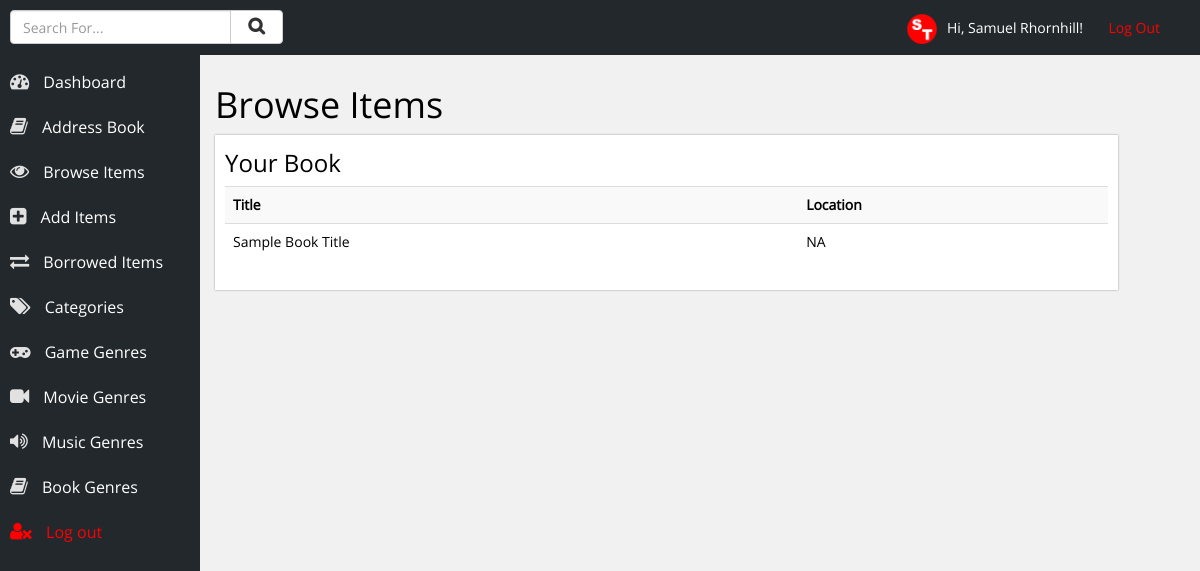
Screenshot of /items.php?category=7 (signed in) with the database file from the repository.
### tables this page shows
CREATE TABLE IF NOT EXISTS `users` (
  `id` int(10) NOT NULL AUTO_INCREMENT,
  `username` varchar(20) NOT NULL,
  `name` varchar(50) NOT NULL,
  `password` varchar(12) NOT NULL,
  PRIMARY KEY (`id`)
);

CREATE TABLE IF NOT EXISTS `categories` (
  `id` int(11) NOT NULL AUTO_INCREMENT,
  `category` varchar(150) NOT NULL,
  PRIMARY KEY (`id`)
);

CREATE TABLE IF NOT EXISTS `items` (
  `id` int(25) NOT NULL AUTO_INCREMENT,
  `item_name` varchar(200) NOT NULL,
  `item_category` int(3) NOT NULL,
  `genre` varchar(50) NOT NULL,
  `type` varchar(50) NOT NULL,
  `album` varchar(100) NOT NULL,
  `track` int(3) NOT NULL,
  `artist` varchar(100) NOT NULL,
  `location` varchar(100) NOT NULL,
  `borrowed` int(1) NOT NULL,
  `author` varchar(100) NOT NULL,
  `isbn` varchar(30) NOT NULL,
  PRIMARY KEY (`id`)
);

### inc/account-info.php (called while the page is built, shortened)
<?php
	$loggedIn = $_SESSION['username'];
	$result = mysqli_query($con, "SELECT * FROM users WHERE username = '$loggedIn'");
	while ($row = mysqli_fetch_array($result)) {
		$name = $row['name'];
	}
?>

### inc/results/show-other.php (the view, shortened to what this page needs)
<?php
	$categoryNumber = $_GET['category'];
	$getCategoryName = mysqli_query($con, "SELECT * FROM categories WHERE id='$categoryNumber'");
	while ($row = mysqli_fetch_array($getCategoryName)) {
		$categoryName = $row['category'];
	}
?>
<h3>Your <?php echo $categoryName; ?></h3>
<table class="table table-items table-striped">
	<tr>
		<th>Title</th>
		<th>Location</th>
	</tr>
	<?php
		$result = mysqli_query($con, "SELECT * FROM items WHERE item_category='$categoryNumber' ORDER BY item_name ASC");
		while ($row = mysqli_fetch_array($result)) {
			if($row['borrowed']>0) {
				echo '<tr style="font-weight:bold; color:red; background-color:#e1e1e1;" class="list" onclick="location.href=\'item.php?id=' . $row['id'] . '\'">';
					echo '<td>' . $row['item_name'] . '</td>';
					echo '<td>' . $row['location'] . '</td>';
				echo '</tr>';
			}
			else {
				echo '<tr class="list" onclick="location.href=\'item.php?id=' . $row['id'] . '\'">';
					echo '<td>' . $row['item_name'] . '</td>';
					echo '<td>' . $row['location'] . '</td>';
				echo '</tr>';
			}
		}
	?>
</table>

### inc/head.php (shortened to what this page needs)
<!DOCTYPE html>
<html lang="en">
<head>
	<link rel="stylesheet" href="css/bootstrap.min.css" />
	<link rel="stylesheet" href="css/main.css" />
	<link rel="stylesheet" href="css/font-awesome.min.css" />
</head>
<body>
<div class="container-fluid">
	<header>
		<p class="log-out"><img style="max-height:30px; margin-right:10px;" src="images/logo.png" alt="Samuel Thornhill" />Hi, <?php echo $name; ?>! &nbsp; &nbsp; &nbsp; <a href="handlers/log-out.php">Log Out</a></p>
		<div class="row">
			<div class="col-xs-3">
				<p style="">
					<form action="search-results.php" method="POST">
						<div class="input-group">
							<input type="text" class="form-control" name="term" placeholder="Search For..." />
							<span class="input-group-btn">
								<button class="btn btn-default" style="margin-top:-20px;" type="submit" name="submit"><i class="fa fa-search" style="font-weight:bold; padding-left:5px; padding-right:5px; font-size:125%;"></i></button>
							</span>
						</div>
					</form>
				</p>
			</div>
		</div>
	</header>
	<div class="navigation">
		<ul>
			<li><a href="index.php"><i class="fa fa-tachometer"></i> Dashboard</a></li>
			<li><a href="contacts.php"><i class="fa fa-book"></i> Address Book</a></li>
			<li><a href="choose-category.php"><i class="fa fa-eye"></i> Browse Items</a></li>
			<li><a href="add-item.php"><i class="fa fa-plus-square"></i> Add Items</a></li>
			<li><a href="borrowed.php"><i class="fa fa-exchange"></i> Borrowed Items</a></li>
			<li><a href="categories.php"><i class="fa fa-tags"></i> Categories</a></li>
			<li><a href="genre.php?genre=Game"><i class="fa fa-gamepad"></i> Game Genres</a></li>
			<li><a href="genre.php?genre=Movie"><i class="fa fa-video-camera"></i> Movie Genres</a></li>
			<li><a href="genre.php?genre=Music"><i class="fa fa-volume-up"></i> Music Genres</a></li>
			<li><a href="genre.php?genre=Book"><i class="fa fa-book"></i> Book Genres</a></li>
			<li><a style="color:red;" href="handlers/log-out.php"><i style="color:red;" class="fa fa-user-times"></i> Log out</a></li>
		</ul>
	</div>

### css/main.css (style rules this page uses)
body { font-size: 14px; font-family: open-sans; background-color: #f1f1f1; color: black; }
header { width: 100%; background-color: #23282D; height: 55px; line-height: 55px; position: fixed; top: 0px; left: 0px; color: white; z-index: 99; padding-left: 10px; padding-right: 10px; }
header .log-out { float: right; margin-right: 30px; }
header .log-out a { text-decoration: none; color: red; }
.navigation { background-color: #23282D; width: 200px; height: 100%; float: left; position: fixed; top: 0px; left: 0px; padding-top: 40px; color: white; font-size: 16px; }
.navigation ul { list-style-type: none; margin: 0px; padding: 0px; margin-top: 20px; }
.navigation ul li { margin: 0px; padding: 0px; }
.navigation ul li a { color: white; text-decoration: none; height: 45px; line-height: 45px; display: block; padding-left: 10px; }
.navigation ul li a .fa { padding-right: 10px; font-size: 120%; color: #e1e1e1; }
.section h1, .section h2, .section h3, .section h4, .section h5, .section h6 { margin-top: 5px; }

### rows the page displays
users: name "Samuel Rhornhill"
categories: category "Book"
items: item_name "Sample Book Title", location "NA"
